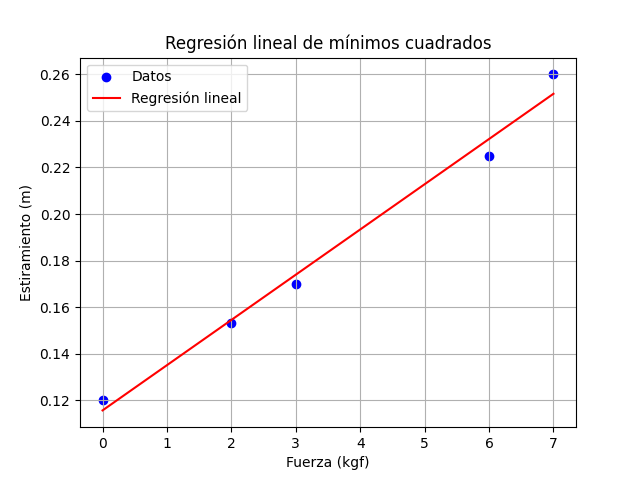

Reproduce this figure in Python.
import matplotlib.pyplot as plt
import numpy as np

X = np.array([0, 2, 3, 6, 7], dtype=float)  # fuerza x_i (kgf)
Y = np.array([0.120, 0.153, 0.170, 0.225, 0.260],
             dtype=float)  # Estiramientos del resorte (m)
m = len(X)  # Número de puntos


M = np.array([[m, np.sum(X)], [np.sum(X), np.sum(X**2)]],
             dtype=float)  # Matriz de coeficientes

# Vector de términos independientes
b = np.array([np.sum(Y), np.sum(X * Y)], dtype=float)
a = np.linalg.solve(M, b)  # Solución del sistema de ecuaciones


print('Matriz  \n', M)

print('Vector  \n', b)
print('Solución del sistema:  \n', a)


def P_1(a, xval):
    """Función polinómica de primer grado."""
    return a[0] + a[1] * xval


# Graficar con matplotlib


plt.scatter(X, Y, label='Datos', color='blue')

x = np.linspace(min(X), max(X), 100)  # Valores de x para la línea
y = 0*x

for i in range(len(x)):
    y[i] = P_1(a, x[i])

# Graficar la línea de regresión
plt.plot(x, y, label='Regresión lineal', color='red')
plt.xlabel('Fuerza (kgf)')
plt.ylabel('Estiramiento (m)')
plt.title('Regresión lineal de mínimos cuadrados')
plt.legend()
plt.grid()
plt.savefig('minimos_cuadrados.png')
print('Gráfico guardado como minimos_cuadrados.png')
